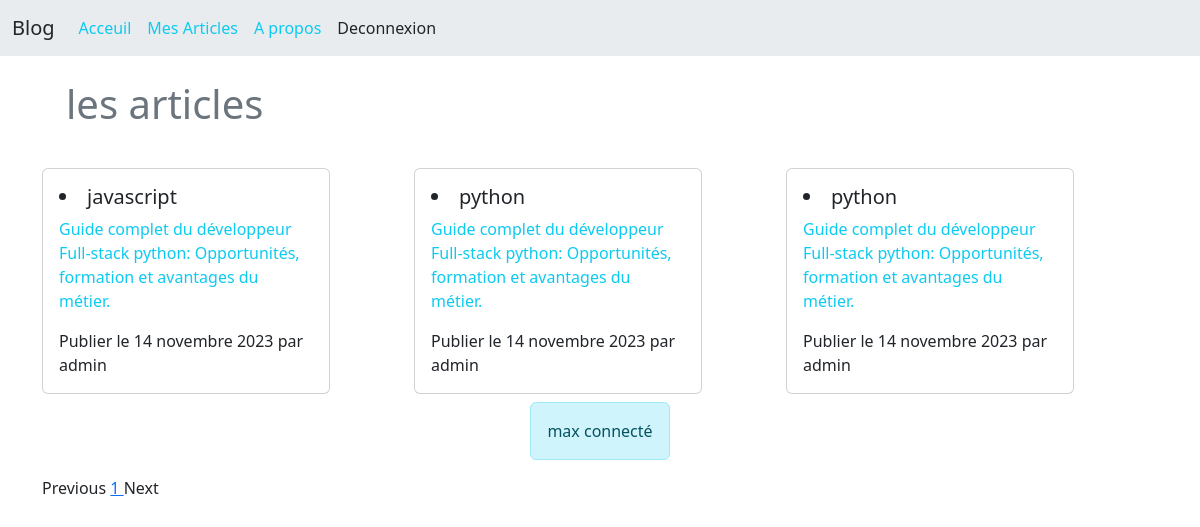
Screenshot of / (signed in) with the database file from the repository.
### articles/models.py (models this page shows, shortened)
class Article (models.Model):
    title = models.CharField( max_length=150)
    summary = models.CharField( max_length=500)
    content = RichTextField(blank=True)
    author = models.ForeignKey(User, on_delete=models.CASCADE)
    creation_date = models.DateField(auto_now_add=True)
    last_update = models.DateField(auto_now=True)
    archive = models.BooleanField(default=False)
    class Meta:
        ordering = ['-creation_date']

### articles/views.py (the view)
# urls.py: path('',home, name='index'),
def home(request):
    object_list = Article.objects.filter(archive=False).order_by('-last_update')
    page_num = request.GET.get('page', 1)
    paginator = Paginator(object_list, 10) # 6 employees per page
    try:
        page_obj = paginator.page(page_num)
    except PageNotAnInteger:
        page_obj = paginator.page(1)
    except EmptyPage:
        page_obj = paginator.page(paginator.num_pages)
    return render(request, 'pages/index.html', {'page_obj': page_obj})

### templates/pages/index.html (shortened to what this page needs)
{% extends "base.html" %}
{% block contenu %}
<div class="row  ">
    <div class=" col m-4">
            <h1 class="h1 text-secondary"> les articles </h1>
    </div>
  {% if page_obj  %}
  <div class="row">
  {% for  article in page_obj %}
            <div class="col col-lg-4 col-md-6 my-2">
                <a href="{% url 'details' article.id %}" style="text-decoration:none ;" >
                    <div class="card  "   style="width: 18rem;" >
                        <div class="card-body">
                            <li class=" h5 card-title">{{article.title}}</li>
                            <p class="card-text text-info">{{article.summary}}</p>
                            <p class="card-text">Publier  le {{article.creation_date}} par {{article.author}}</p>
                        </div>
                    </div>
                </a>
            </div>
    {% endfor %}
</div>
  {% endif %}
  <div>
    {% if request.user.is_authenticated %}
          <div class="d-flex justify-content-center">
            <p class="alert alert-info  text-center">{{request.user}} connecté</p>
          </div>
      {%else%}
    <div class=" text-center  ">
      <p class=" text-secondary"><a class="text-info" href="{% url 'register'%}">S' inscrire</a>  pour ajouter des articles</p>
       <p class=" text-secondary"><a class="text-info" href="{% url 'login'%}"> Se connecter </a> pour gerer vos articles</p>
    </div>
    {% endif %}
    {% include "partials/pagination.html" %}
  </div>
</div>
{% endblock contenu %}

### rows the page displays
Article: title "javascript", summary "Guide complet du développeur Full-stack python: Opportunités, formation et avantages du métier.", creation_date "14 novembre 2023", author "admin"
Article: title "python", summary "Guide complet du développeur Full-stack python: Opportunités, formation et avantages du métier.", creation_date "14 novembre 2023", author "admin"
Article: title "python", summary "Guide complet du développeur Full-stack python: Opportunités, formation et avantages du métier.", creation_date "14 novembre 2023", author "admin"

### other values shown
{{ request.user }} "max"
{{ i }} "1"
